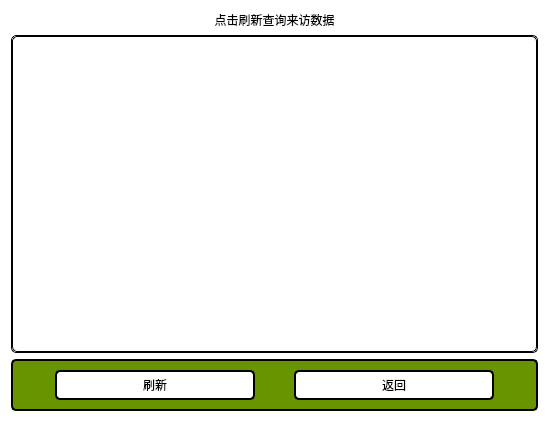
<?xml version="1.0" encoding="UTF-8"?>
<ui version="4.0">
 <class>answer_to_enter_win</class>
 <widget class="QWidget" name="answer_to_enter_win">
  <property name="geometry">
   <rect>
    <x>0</x>
    <y>0</y>
    <width>549</width>
    <height>422</height>
   </rect>
  </property>
  <property name="maximumSize">
   <size>
    <width>10000000</width>
    <height>16777215</height>
   </size>
  </property>
  <property name="windowTitle">
   <string>处理进入请求</string>
  </property>
  <property name="styleSheet">
   <string notr="true">#answer_to_enter_win{
background-color: rgb(255, 255, 255);}

#shower{
background-color: rgb(255, 255, 255);
border-width:2px;
border-style:solid;
border-color: rgb(0, 0, 0);
border-radius:5px;
}

#refresh_btn{
border-width:2px;
border-style:solid;
border-color: rgb(0, 0, 0);
border-radius:5px;
font: 10pt &quot;微软雅黑&quot;;
}

#return_btn{
border-width:2px;
border-style:solid;
border-color: rgb(0, 0, 0);
border-radius:5px;
font: 10pt &quot;微软雅黑&quot;;
}

#tips{

font: 10pt &quot;微软雅黑&quot;;
}

</string>
  </property>
  <layout class="QVBoxLayout" name="verticalLayout">
   <item>
    <widget class="QLabel" name="tips">
     <property name="sizePolicy">
      <sizepolicy hsizetype="Preferred" vsizetype="Minimum">
       <horstretch>0</horstretch>
       <verstretch>0</verstretch>
      </sizepolicy>
     </property>
     <property name="maximumSize">
      <size>
       <width>16777215</width>
       <height>50</height>
      </size>
     </property>
     <property name="text">
      <string>点击刷新查询来访数据</string>
     </property>
     <property name="alignment">
      <set>Qt::AlignCenter</set>
     </property>
    </widget>
   </item>
   <item>
    <widget class="QScrollArea" name="shower">
     <property name="styleSheet">
      <string notr="true">background-color: rgb(255, 255, 255);
border-width:1px;
border-style:solid;
border-color: rgb(0, 0, 0);
border-radius:5px;</string>
     </property>
     <property name="widgetResizable">
      <bool>true</bool>
     </property>
     <widget class="my_widget" name="shower_content">
      <property name="geometry">
       <rect>
        <x>0</x>
        <y>0</y>
        <width>529</width>
        <height>320</height>
       </rect>
      </property>
      <layout class="QVBoxLayout" name="verticalLayout_3"/>
     </widget>
    </widget>
   </item>
   <item>
    <widget class="QFrame" name="frame">
     <property name="styleSheet">
      <string notr="true">border-width:2px;
border-style:solid;
border-color: rgb(0, 0, 0);
border-radius:5px;
background-color: rgb(104, 148, 0);</string>
     </property>
     <property name="frameShape">
      <enum>QFrame::StyledPanel</enum>
     </property>
     <property name="frameShadow">
      <enum>QFrame::Raised</enum>
     </property>
     <layout class="QHBoxLayout" name="horizontalLayout_2">
      <item>
       <widget class="QPushButton" name="refresh_btn">
        <property name="sizePolicy">
         <sizepolicy hsizetype="Minimum" vsizetype="Preferred">
          <horstretch>0</horstretch>
          <verstretch>1</verstretch>
         </sizepolicy>
        </property>
        <property name="minimumSize">
         <size>
          <width>50</width>
          <height>30</height>
         </size>
        </property>
        <property name="maximumSize">
         <size>
          <width>200</width>
          <height>16777215</height>
         </size>
        </property>
        <property name="styleSheet">
         <string notr="true">background-color: rgb(255, 255, 255);</string>
        </property>
        <property name="text">
         <string>刷新</string>
        </property>
       </widget>
      </item>
      <item>
       <widget class="QPushButton" name="return_btn">
        <property name="sizePolicy">
         <sizepolicy hsizetype="Minimum" vsizetype="Preferred">
          <horstretch>0</horstretch>
          <verstretch>0</verstretch>
         </sizepolicy>
        </property>
        <property name="minimumSize">
         <size>
          <width>50</width>
          <height>30</height>
         </size>
        </property>
        <property name="maximumSize">
         <size>
          <width>200</width>
          <height>16777215</height>
         </size>
        </property>
        <property name="styleSheet">
         <string notr="true">background-color: rgb(255, 255, 255);</string>
        </property>
        <property name="text">
         <string>返回</string>
        </property>
       </widget>
      </item>
     </layout>
    </widget>
   </item>
  </layout>
 </widget>
 <customwidgets>
  <customwidget>
   <class>my_widget</class>
   <extends>QWidget</extends>
   <header>new_Qwidget</header>
   <container>1</container>
  </customwidget>
 </customwidgets>
 <resources/>
 <connections>
  <connection>
   <sender>refresh_btn</sender>
   <signal>clicked()</signal>
   <receiver>answer_to_enter_win</receiver>
   <slot>refresh_the_win()</slot>
   <hints>
    <hint type="sourcelabel">
     <x>253</x>
     <y>401</y>
    </hint>
    <hint type="destinationlabel">
     <x>70</x>
     <y>291</y>
    </hint>
   </hints>
  </connection>
  <connection>
   <sender>return_btn</sender>
   <signal>clicked()</signal>
   <receiver>answer_to_enter_win</receiver>
   <slot>return_to_menu()</slot>
   <hints>
    <hint type="sourcelabel">
     <x>452</x>
     <y>389</y>
    </hint>
    <hint type="destinationlabel">
     <x>547</x>
     <y>344</y>
    </hint>
   </hints>
  </connection>
 </connections>
 <slots>
  <slot>refresh_the_win()</slot>
  <slot>return_to_win()</slot>
  <slot>return_to_menu()</slot>
 </slots>
</ui>
